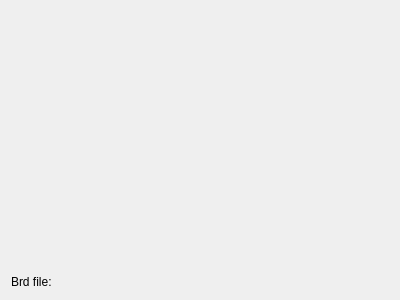
<?xml version="1.0" encoding="UTF-8"?>
<ui version="4.0">
 <class>LaserCutInputpage</class>
 <widget class="QWizardPage" name="LaserCutInputpage">
  <property name="geometry">
   <rect>
    <x>0</x>
    <y>0</y>
    <width>400</width>
    <height>300</height>
   </rect>
  </property>
  <property name="windowTitle">
   <string>WizardPage</string>
  </property>
  <layout class="QGridLayout" name="gridLayout">
   <item row="0" column="1">
    <spacer name="verticalSpacer">
     <property name="orientation">
      <enum>Qt::Vertical</enum>
     </property>
     <property name="sizeHint" stdset="0">
      <size>
       <width>20</width>
       <height>247</height>
      </size>
     </property>
    </spacer>
   </item>
   <item row="1" column="0">
    <widget class="QLabel" name="label">
     <property name="text">
      <string>Brd file:</string>
     </property>
    </widget>
   </item>
   <item row="1" column="1">
    <widget class="QPathEdit" name="patheditBrdFile"/>
   </item>
  </layout>
 </widget>
 <customwidgets>
  <customwidget>
   <class>QPathEdit</class>
   <extends>QWidget</extends>
   <header>qpathedit.h</header>
  </customwidget>
 </customwidgets>
 <resources/>
 <connections/>
</ui>
